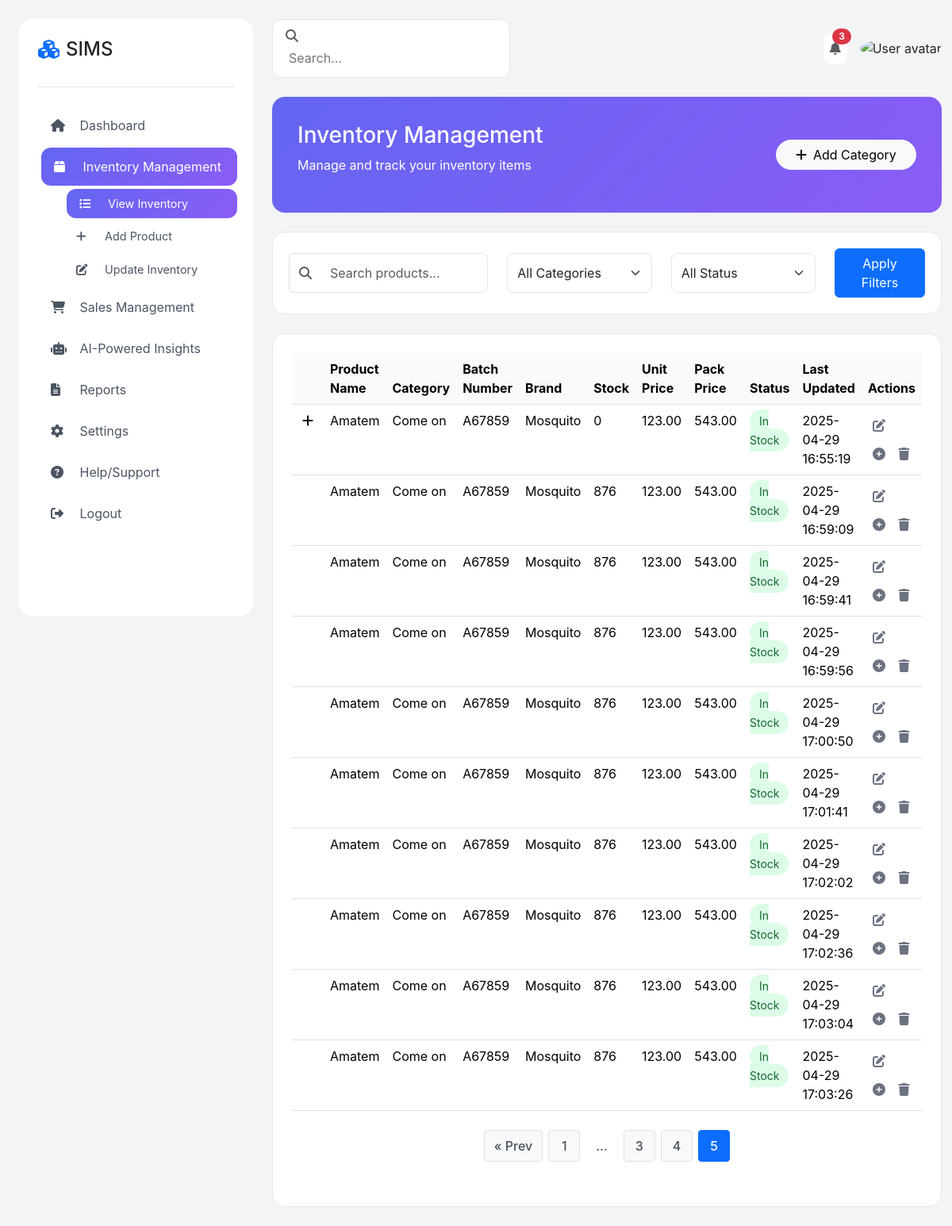
Screenshot of /inventory/index.php?page=5 (signed in) with the database file from the repository.
### tables this page shows
CREATE TABLE `product_variants` (
  `id` int(11) NOT NULL,
  `product_id` int(11) NOT NULL,
  `variant_name` varchar(255) NOT NULL,
  `price_per_packet` decimal(10,2) DEFAULT NULL,
  `price_per_sachet` decimal(10,2) DEFAULT NULL,
  `qty_packet` int(11) DEFAULT NULL,
  `qty_sachet` int(11) DEFAULT NULL,
  `created_at` timestamp NOT NULL DEFAULT current_timestamp()
);

CREATE TABLE `products` (
  `id` int(11) NOT NULL,
  `product_name` varchar(255) NOT NULL,
  `category` varchar(100) NOT NULL,
  `brand` varchar(100) DEFAULT NULL,
  `batch_number` varchar(50) DEFAULT NULL,
  `prod_date` date DEFAULT NULL,
  `exp_date` date DEFAULT NULL,
  `desc` varchar(500) DEFAULT NULL,
  `cost_price` decimal(10,2) NOT NULL,
  `price_per_packet` decimal(10,2) NOT NULL,
  `price_per_sachet` decimal(10,2) NOT NULL,
  `quantity_packet` int(11) NOT NULL,
  `quantity_per_pack` int(11) NOT NULL,
  `low_stock_alert` int(11) NOT NULL,
  `expiry_alert_days` int(11) NOT NULL,
  `created_at` timestamp NOT NULL DEFAULT current_timestamp()
);

### inventory/index.php (the view, shortened to what this page needs)
<?php
include "../config/config.php";
$page = isset($_GET['page']) ? (int)$_GET['page'] : 1;
$limit = 10;
$offset = ($page - 1) * $limit;
$total_qry = "SELECT COUNT(*) as total FROM products";
$total_res = mysqli_query($connect, $total_qry);
$total_row = mysqli_fetch_assoc($total_res);
$total_products = $total_row['total'];
$total_pages = ceil($total_products / $limit);
$select_qry = "SELECT
                p.id AS product_id,
                p.product_name,
                p.category,
                p.batch_number,
                p.brand,
                p.quantity_packet AS product_stock,
                p.price_per_sachet,
                p.price_per_packet,
                p.low_stock_alert,
                p.created_at,
                v.id AS variant_id,
                v.variant_name,
                v.qty_packet,
                v.qty_sachet,
                v.price_per_packet AS packPrice,
                v.price_per_sachet AS unitPrice
            FROM products p
            LEFT JOIN product_variants v ON p.id = v.product_id
            ORDER BY p.id, v.id
            LIMIT $offset, $limit";
$row = mysqli_query($connect, $select_qry);
$products = [];
if (mysqli_num_rows($row) > 0) {
    while ($rows = mysqli_fetch_assoc($row)) {
        $products[$rows['product_id']]['id'] = $rows['product_id'];
        $products[$rows['product_id']]['name'] = $rows['product_name'];
        $products[$rows['product_id']]['category'] = $rows['category'];
        $products[$rows['product_id']]['batch_number'] = $rows['batch_number'];
        $products[$rows['product_id']]['brand'] = $rows['brand'];
        $products[$rows['product_id']]['stock'] = $rows['product_stock'];
        $products[$rows['product_id']]['priceSachet'] = $rows['price_per_sachet'];
        $products[$rows['product_id']]['pricePacket'] = $rows['price_per_packet'];
        $products[$rows['product_id']]['lowStock'] = $rows['low_stock_alert'];
        $products[$rows['product_id']]['lastUpdated'] = $rows['created_at'];
        if ($rows['variant_id']) {
            $products[$rows['product_id']]['variants'][] = [
                'variant_id' => $rows['variant_id'],
                'variant_name' => $rows['variant_name'],
                'qty_packet' => $rows['qty_packet'],
                'qty_sachet' => $rows['qty_sachet'],
                'packPrice' => $rows['packPrice'],
                'unitPrice' => $rows['unitPrice']
            ];
        }
    }
}
?>
<!DOCTYPE html>
<html lang="en">
<head>
    <link href="https://cdnjs.cloudflare.com/ajax/libs/bootstrap/5.3.2/css/bootstrap.min.css" rel="stylesheet">
    <link href="https://cdnjs.cloudflare.com/ajax/libs/font-awesome/6.4.2/css/all.min.css" rel="stylesheet">
    <link href="../style/css/style.css" rel="stylesheet">
</head>
<body>
    <div class="layout-container">
        <div class="sidebar" id="sidebar">
            <div class="logo-section">
                <h4 class="d-flex align-items-center gap-2">
                    <i class="fas fa-cubes text-primary"></i>
                    SIMS
                </h4>
            </div>
            <nav>
                <a href="../dashboard/" class="nav-link" onclick="toggleSubmenu('dashboard')">
                    <i class="fas fa-home"></i> Dashboard
                </a>
                <a href="#" class="nav-link active" onclick="toggleSubmenu('inventory')">
                    <i class="fas fa-box"></i> Inventory Management
                </a>
                <div class="submenu show" id="inventory">
                    <a href="#" class="nav-link active"><i class="fas fa-list"></i> View Inventory</a>
                    <a href="../inventory/addproduct.php" class="nav-link"><i class="fas fa-plus"></i> Add Product</a>
                    <a href="../inventory/updateproduct.php" class="nav-link"><i class="fas fa-edit"></i> Update Inventory</a>
                </div>
                <a href="#" class="nav-link" onclick="toggleSubmenu('sales')">
                    <i class="fas fa-shopping-cart"></i> Sales Management
                </a>
                <a href="#" class="nav-link" onclick="toggleSubmenu('ai-insights')">
                    <i class="fas fa-robot"></i> AI-Powered Insights
                </a>
                <a href="#" class="nav-link" onclick="toggleSubmenu('reports')">
                    <i class="fas fa-file-alt"></i> Reports
                </a>
                <a href="#" class="nav-link" onclick="toggleSubmenu('settings')">
                    <i class="fas fa-cog"></i> Settings
                </a>
                <a href="#" class="nav-link">
                    <i class="fas fa-question-circle"></i> Help/Support
                </a>
                <a href="../logout/" class="nav-link">
                    <i class="fas fa-sign-out-alt"></i> Logout
                </a>
            </nav>
        </div>
        <div class="main-content">
            <div class="header">
                <div class="search-box">
                    <i class="fas fa-search text-muted me-2"></i>
                    <input type="text" placeholder="Search...">
                </div>
                <div class="user-section">
                    <div class="notification-badge">
                        <i class="fas fa-bell text-muted"></i>
                        <span class="badge rounded-pill bg-danger">3</span>
                    </div>
                    <img src="/placeholder.svg?height=40&width=40" class="rounded-circle" alt="User avatar">
                </div>
            </div>
            <div class="welcome-section">
                <div class="row align-items-center">
                    <div class="col-md-8">
                        <h3>Inventory Management</h3>
                        <p class="mb-3">Manage and track your inventory items</p>
                    </div>
                    <div class="col-md-4 text-md-end">
                        <button class="btn btn-light rounded-pill px-4 mb-2 mb-md-0" data-bs-toggle="modal" data-bs-target="#addCategoryModal">
                            <i class="fas fa-plus me-2"></i>Add Category
                        </button>
                    </div>
                </div>
            </div>
            <div class="filter-bar">
                <div class="row align-items-center">
                    <div class="col-md-4">
                        <div class="input-group">
                            <span class="input-group-text bg-white border-end-0">
                                <i class="fas fa-search text-muted"></i>
                            </span>
                            <input type="text" class="form-control border-start-0" placeholder="Search products..." id="searchInput">
                        </div>
                    </div>
                    <div class="col-md-3">
                        <select class="form-select" id="categoryFilter">
                            <option value="">All Categories</option>
                        </select>
                    </div>
                    <div class="col-md-3">
                        <select class="form-select" id="statusFilter">
                            <option value="">All Status</option>
                        </select>
                    </div>
                    <div class="col-md-2">
                        <button class="btn btn-primary w-100" onclick="applyFilters()">
                            Apply Filters
                        </button>
                    </div>
                </div>
            </div>
            <div class="inventory-table">
                <div class="table-responsive">
                    <table class="table">
                        <thead>
                            <tr>
                                <th width="40"></th>
                                <th>Product Name</th>
                                <th>Category</th>
                                <th>Batch Number</th>
                                <th>Brand</th>
                                <th>Stock</th>
                                <th>Unit Price</th>
                                <th>Pack Price</th>
                                <th>Status</th>
                                <th>Last Updated</th>
                                <th>Actions</th>
                            </tr>
                        </thead>
                        <tbody id="inventoryTableBody">
                            <?php
                            foreach ($products as $product_id => $product) {
                            ?>
                                <tr>
                                    <td>
                                        <?php if (!empty($product['variants'])): ?>
                                            <span class="expand-btn" onclick="toggleVariants(<?php echo $product_id; ?>)" id="expand-<?php echo $product_id; ?>">
                                                <i class="fas fa-plus"></i>
                                            </span>
                                        <?php endif; ?>
                                    </td>
                                    <td><?php echo $product['name']; ?></td>
                                    <td><?php echo $product['category']; ?></td>
                                    <td><?php echo $product['batch_number']; ?></td>
                                    <td><?php echo $product['brand']; ?></td>
                                    <td>
                                        <?php
                                        if (!empty($product['variants'])) {
                                            $total_stock = 0;
                                            foreach ($product['variants'] as $variant) {
                                                $total_stock += $variant['qty_packet'];
                                            }
                                            echo $total_stock;
                                        } else {
                                            echo $product['stock'];
                                        }
                                        ?>
                                    </td>
                                    <td><?php echo $product['priceSachet']; ?></td>
                                    <td><?php echo $product['pricePacket']; ?></td>
                                    <td>
                                        <?php
                                        if ($product['stock'] <= $product['lowStock']) {
                                            echo '<span class="status-badge status-low-stock">Low Stock</span>';
                                        } elseif ($product['stock'] == 0 || $product['stock'] == 1) {
                                            echo '<span class="status-badge status-out-of-stock">Out of Stock</span>';
                                        } else {
                                            echo '<span class="status-badge status-in-stock">In Stock</span>';
                                        }
                                        ?>
                                    </td>
                                    <td><?php echo $product['lastUpdated']; ?></td>
                                    <td>
                                        <button class="action-btn" onclick="editProduct(<?php echo $product_id; ?>)">
                                            <i class="fas fa-edit"></i>
                                        </button>
                                        <button class="action-btn" onclick="openAddVariantModal(<?php echo $product_id; ?>, '<?php echo addslashes($product['name']); ?>')">
                                            <i class="fas fa-plus-circle"></i>
                                        </button>
                                        <button class="action-btn" onclick="confirmDeleteProduct(<?php echo $product_id; ?>, '<?php echo addslashes($product['name']); ?>')">
                                            <i class="fas fa-trash"></i>
                                        </button>
                                    </td>
                                </tr>
                            <?php
                            }
                            ?>
                        </tbody>
                    </table>
                    <?php
                    echo "<div class='pagination'>";
                    if ($page > 1) {
                        echo "<a href='?page=" . ($page - 1) . "'>&laquo; Prev</a>";
                    }
                    $start_page = max(1, $page - 2);
                    $end_page = min($total_pages, $page + 2);
                    if ($start_page > 1) {
                        echo "<a href='?page=1'>1</a>";
                        if ($start_page > 2) {
                            echo "<span style='background-color: transparent; border: none; color: #495057;'>...</span>";
                        }
                    }
                    for ($i = $start_page; $i <= $end_page; $i++) {
                        if ($i == $page) {
                            echo "<span>$i</span>";
                        } else {
                            echo "<a href='?page=$i'>$i</a>";
                        }
                    }
                    echo "</div>";
                    ?>
                </div>
            </div>
        </div>
    </div>
</body>
</html>

### rows the page displays
product_variants: product.product_name "Amatem", product.category "Come on", product.batch_number "A67859", product.brand "Mosquito", total_stock "0", product.price_per_sachet "123.00", product.price_per_packet "543.00", product.created_at "2025-04-29 16:55:19"
products: product_name "Amatem", category "Come on", batch_number "A67859", brand "Mosquito", quantity_packet "876", price_per_sachet "123.00", price_per_packet "543.00", low_stock_alert "In Stock", created_at "2025-04-29 16:59:09"
products: product_name "Amatem", category "Come on", batch_number "A67859", brand "Mosquito", quantity_packet "876", price_per_sachet "123.00", price_per_packet "543.00", low_stock_alert "In Stock", created_at "2025-04-29 16:59:41"
products: product_name "Amatem", category "Come on", batch_number "A67859", brand "Mosquito", quantity_packet "876", price_per_sachet "123.00", price_per_packet "543.00", low_stock_alert "In Stock", created_at "2025-04-29 16:59:56"
products: product_name "Amatem", category "Come on", batch_number "A67859", brand "Mosquito", quantity_packet "876", price_per_sachet "123.00", price_per_packet "543.00", low_stock_alert "In Stock", created_at "2025-04-29 17:00:50"
products: product_name "Amatem", category "Come on", batch_number "A67859", brand "Mosquito", quantity_packet "876", price_per_sachet "123.00", price_per_packet "543.00", low_stock_alert "In Stock", created_at "2025-04-29 17:01:41"
products: product_name "Amatem", category "Come on", batch_number "A67859", brand "Mosquito", quantity_packet "876", price_per_sachet "123.00", price_per_packet "543.00", low_stock_alert "In Stock", created_at "2025-04-29 17:02:02"
products: product_name "Amatem", category "Come on", batch_number "A67859", brand "Mosquito", quantity_packet "876", price_per_sachet "123.00", price_per_packet "543.00", low_stock_alert "In Stock", created_at "2025-04-29 17:02:36"
products: product_name "Amatem", category "Come on", batch_number "A67859", brand "Mosquito", quantity_packet "876", price_per_sachet "123.00", price_per_packet "543.00", low_stock_alert "In Stock", created_at "2025-04-29 17:03:04"
products: product_name "Amatem", category "Come on", batch_number "A67859", brand "Mosquito", quantity_packet "876", price_per_sachet "123.00", price_per_packet "543.00", low_stock_alert "In Stock", created_at "2025-04-29 17:03:26"
